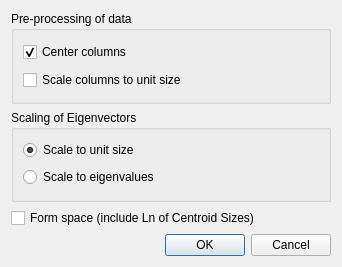
<ui version="4.0" >
 <class>PCADialog</class>
 <widget class="QDialog" name="PCADialog" >
  <property name="geometry" >
   <rect>
    <x>0</x>
    <y>0</y>
    <width>342</width>
    <height>267</height>
   </rect>
  </property>
  <property name="windowTitle" >
   <string>Principal Component Analysis</string>
  </property>
  <layout class="QVBoxLayout" name="verticalLayout_2" >
   <item>
    <widget class="QGroupBox" name="groupBox_3" >
     <property name="title" >
      <string>Pre-processing of data</string>
     </property>
     <layout class="QVBoxLayout" name="verticalLayout" >
      <item>
       <widget class="QCheckBox" name="m_centerCheckBox" >
        <property name="text" >
         <string>Center columns</string>
        </property>
        <property name="checked" >
         <bool>true</bool>
        </property>
       </widget>
      </item>
      <item>
       <widget class="QCheckBox" name="m_scaleCheckBox" >
        <property name="text" >
         <string>Scale columns to unit size</string>
        </property>
       </widget>
      </item>
     </layout>
    </widget>
   </item>
   <item>
    <widget class="QGroupBox" name="groupBox" >
     <property name="title" >
      <string>Scaling of Eigenvectors</string>
     </property>
     <layout class="QVBoxLayout" name="verticalLayout_3" >
      <item>
       <widget class="QRadioButton" name="radioButton" >
        <property name="text" >
         <string>Scale to unit size</string>
        </property>
        <property name="checked" >
         <bool>true</bool>
        </property>
       </widget>
      </item>
      <item>
       <widget class="QRadioButton" name="radioButton_2" >
        <property name="text" >
         <string>Scale to eigenvalues</string>
        </property>
       </widget>
      </item>
     </layout>
    </widget>
   </item>
   <item>
    <widget class="QCheckBox" name="checkBox" >
     <property name="text" >
      <string>Form space (include Ln of Centroid Sizes)</string>
     </property>
    </widget>
   </item>
   <item>
    <widget class="QDialogButtonBox" name="buttonBox" >
     <property name="orientation" >
      <enum>Qt::Horizontal</enum>
     </property>
     <property name="standardButtons" >
      <set>QDialogButtonBox::Cancel|QDialogButtonBox::Ok</set>
     </property>
    </widget>
   </item>
  </layout>
 </widget>
 <resources/>
 <connections>
  <connection>
   <sender>buttonBox</sender>
   <signal>accepted()</signal>
   <receiver>PCADialog</receiver>
   <slot>accept()</slot>
   <hints>
    <hint type="sourcelabel" >
     <x>248</x>
     <y>254</y>
    </hint>
    <hint type="destinationlabel" >
     <x>157</x>
     <y>274</y>
    </hint>
   </hints>
  </connection>
  <connection>
   <sender>buttonBox</sender>
   <signal>rejected()</signal>
   <receiver>PCADialog</receiver>
   <slot>reject()</slot>
   <hints>
    <hint type="sourcelabel" >
     <x>316</x>
     <y>260</y>
    </hint>
    <hint type="destinationlabel" >
     <x>286</x>
     <y>274</y>
    </hint>
   </hints>
  </connection>
 </connections>
</ui>
